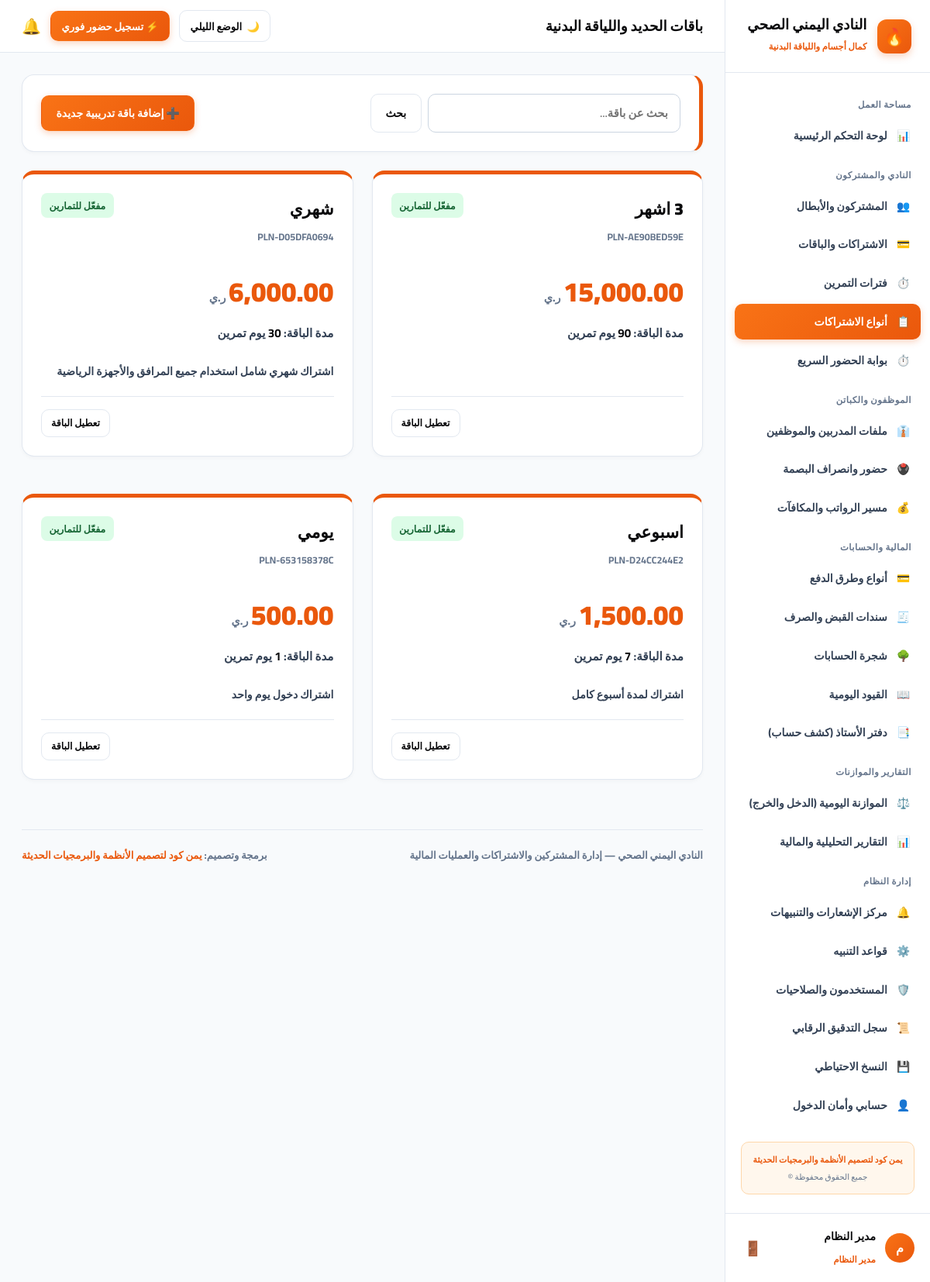
Screenshot of /subscriptions/plans (signed in) with the database file from the repository.
### app/models.py (models this page shows, shortened)
class User(UserMixin, db.Model):
    __tablename__ = "users"
    id = db.Column(db.Integer, primary_key=True)
    username = db.Column(db.String(80), unique=True, nullable=False)
    password_hash = db.Column(db.String(255), nullable=False)
    full_name = db.Column(db.String(120), nullable=False)
    role_name = db.Column(db.String(50), default="مدير النظام")
    is_active = db.Column(db.Boolean, default=True)
    created_at = db.Column(db.DateTime, default=datetime.utcnow)

class Plan(db.Model):
    __tablename__ = "plans"
    id = db.Column(db.Integer, primary_key=True)
    plan_code = db.Column(db.String(50), unique=True, nullable=False)
    name = db.Column(db.String(100), nullable=False)
    duration_days = db.Column(db.Integer, nullable=False)
    price = db.Column(db.Float, default=0.0)
    description = db.Column(db.Text, nullable=True)
    is_active = db.Column(db.Boolean, default=True)

### app/routes/subscriptions.py (the view, shortened to what this page needs)
@subscriptions_bp.route("/plans", methods=["GET", "POST"])
@login_required
def plans():
    q = request.args.get("q", "").strip()
    query = Plan.query
    if q:
        query = query.filter(Plan.name.contains(q))
    all_plans = query.order_by(Plan.id.desc()).all()
    return render_template("subscriptions/plans.html", plans=all_plans, q=q)

### app/templates/subscriptions/plans.html (shortened to what this page needs)
{% extends "base.html" %}
{% block header_title %}باقات الحديد واللياقة البدنية{% endblock %}
{% block content %}
<div class="card" style="display: flex; justify-content: space-between; align-items: center; flex-wrap: wrap; gap: 1rem; border-right: 5px solid var(--primary);">
  <form method="GET" action="{{ url_for('subscriptions.plans') }}" style="display: flex; gap: 0.5rem; flex: 1; max-width: 400px;">
    <input type="text" name="q" value="{{ q }}" placeholder="بحث عن باقة..." class="form-control">
    <button type="submit" class="btn btn-secondary">بحث</button>
  </form>
  <button type="button" class="btn btn-primary" onclick="openModal('addPlanModal')">
    ➕ إضافة باقة تدريبية جديدة
  </button>
</div>
<div style="display: grid; grid-template-columns: repeat(auto-fit, minmax(290px, 1fr)); gap: 1.5rem;">
  {% for p in plans %}
  <div class="card" style="display: flex; flex-direction: column; justify-content: space-between; border-top: 5px solid {% if p.is_active %}var(--primary){% else %}var(--text-caption){% endif %}; position: relative; overflow: hidden;">
    <div>
      <div style="display: flex; justify-content: space-between; align-items: flex-start; margin-bottom: 0.85rem;">
        <div>
          <h3 style="margin: 0; font-size: 1.35rem; font-weight: 900; color: var(--text-main);">{{ p.name }}</h3>
          <code style="font-size: 0.78rem; font-weight: 700; color: var(--text-caption);">{{ p.plan_code }}</code>
        </div>
        <div>
          {% if p.is_active %}
            <span class="badge badge-success">مفعّل للتمارين</span>
          {% else %}
            <span class="badge badge-danger">معطل</span>
          {% endif %}
        </div>
      </div>
      <div style="margin: 1.5rem 0;">
        <span style="font-size: 2.2rem; font-weight: 900; color: var(--primary);">{{ "{:,.2f}".format(p.price) }}</span>
        <span style="font-size: 0.9rem; font-weight: 800; color: var(--text-caption);">ر.ي</span>
        <div style="margin-top: 0.4rem; font-size: 0.95rem; font-weight: 700; color: var(--text-muted);">
          مدة الباقة: <strong style="color: var(--text-main);">{{ p.duration_days }}</strong> يوم تمرين
        </div>
      </div>
      {% if p.description %}
      <p style="font-size: 0.88rem; color: var(--text-muted); line-height: 1.6; margin: 0 0 1.25rem 0; font-weight: 600;">
        {{ p.description }}
      </p>
      {% endif %}
    </div>
    <div style="padding-top: 1rem; border-top: 1.5px solid var(--card-border); display: flex; justify-content: flex-end; gap: 0.5rem;">
      <form method="POST" action="{{ url_for('subscriptions.toggle_plan', plan_id=p.id) }}">
        <button type="submit" class="btn btn-secondary" style="font-size: 0.78rem; padding: 0.35rem 0.75rem;">
          {% if p.is_active %}تعطيل الباقة{% else %}تفعيل الباقة{% endif %}
        </button>
      </form>
    </div>
  </div>
  {% else %}
  <div class="card" style="grid-column: 1 / -1; text-align: center; color: var(--text-caption); padding: 3rem; font-weight: 700;">
    لا توجد باقات اشتراك مضافة حتى الآن.
  </div>
  {% endfor %}
</div>
{% endblock %}

### app/templates/base.html (shortened to what this page needs)
<!doctype html>
<html lang="ar" dir="rtl" data-theme="light">
<head>
  <link rel="stylesheet" href="{{ url_for('static', filename='css/theme-iron.css') }}">
</head>
<body>
  <div class="layout-root">
    <aside class="sidebar">
      <a href="{{ url_for('dashboard.index') }}" class="sidebar-brand">
        <div class="brand-icon">🔥</div>
        <div>
          <strong style="font-size: 1.15rem; display: block; line-height: 1.25; font-weight: 900;">النادي اليمني الصحي</strong>
          <span style="font-size: 0.72rem; color: var(--primary); font-weight: 800;">كمال أجسام واللياقة البدنية</span>
        </div>
      </a>
      <div class="sidebar-nav">
        <div class="nav-group-title">مساحة العمل</div>
        <a href="{{ url_for('dashboard.index') }}" class="nav-link {% if request.path == '/dashboard/' %}active{% endif %}">
          <span>📊</span>
          <span>لوحة التحكم الرئيسية</span>
        </a>
        <div class="nav-group-title">النادي والمشتركون</div>
        <a href="{{ url_for('members.index') }}" class="nav-link {% if '/members' in request.path %}active{% endif %}">
          <span>👥</span>
          <span>المشتركون والأبطال</span>
        </a>
        <a href="{{ url_for('subscriptions.index') }}" class="nav-link {% if request.path == '/subscriptions/' %}active{% endif %}">
          <span>💳</span>
          <span>الاشتراكات والباقات</span>
        </a>
        <a href="{{ url_for('shifts.index') }}" class="nav-link {% if '/shifts' in request.path %}active{% endif %}">
          <span>⏱️</span>
          <span>فترات التمرين</span>
        </a>
        <a href="{{ url_for('subscriptions.plans') }}" class="nav-link {% if '/subscriptions/plans' in request.path %}active{% endif %}">
          <span>📋</span>
          <span>أنواع الاشتراكات</span>
        </a>
        <a href="{{ url_for('attendance.index') }}" class="nav-link {% if '/member-attendance' in request.path %}active{% endif %}">
          <span>⏱️</span>
          <span>بوابة الحضور السريع</span>
        </a>
        <div class="nav-group-title">الموظفون والكباتن</div>
        <a href="{{ url_for('employees.index') }}" class="nav-link {% if request.path == '/employees/' %}active{% endif %}">
          <span>👔</span>
          <span>ملفات المدربين والموظفين</span>
        </a>
        <a href="{{ url_for('employees.attendance') }}" class="nav-link {% if '/employees/attendance' in request.path %}active{% endif %}">
          <span>🖲️</span>
          <span>حضور وانصراف البصمة</span>
        </a>
        <a href="{{ url_for('employees.payroll') }}" class="nav-link {% if '/employees/payroll' in request.path %}active{% endif %}">
          <span>💰</span>
          <span>مسير الرواتب والمكافآت</span>
        </a>
        <div class="nav-group-title">المالية والحسابات</div>
        <a href="{{ url_for('payments.methods') }}" class="nav-link {% if '/payments/methods' in request.path %}active{% endif %}">
          <span>💳</span>
          <span>أنواع وطرق الدفع</span>
        </a>
        <a href="{{ url_for('accounting.vouchers') }}" class="nav-link {% if '/accounting/vouchers' in request.path %}active{% endif %}">
          <span>🧾</span>
          <span>سندات القبض والصرف</span>
        </a>
        <a href="{{ url_for('accounting.accounts') }}" class="nav-link {% if '/accounting/accounts' in request.path %}active{% endif %}">
          <span>🌳</span>
          <span>شجرة الحسابات</span>
        </a>
        <a href="{{ url_for('accounting.journal') }}" class="nav-link {% if '/accounting/journal' in request.path %}active{% endif %}">
          <span>📖</span>
          <span>القيود اليومية</span>
        </a>
        <a href="{{ url_for('accounting.ledger') }}" class="nav-link {% if '/accounting/ledger' in request.path %}active{% endif %}">
          <span>📑</span>
          <span>دفتر الأستاذ (كشف حساب)</span>
        </a>
        <div class="nav-group-title">التقارير والموازنات</div>
        <a href="{{ url_for('reports.daily_balance') }}" class="nav-link {% if '/reports/daily-balance' in request.path %}active{% endif %}">
          <span>⚖️</span>
          <span>الموازنة اليومية (الدخل والخرج)</span>
        </a>
        <a href="{{ url_for('reports.index') }}" class="nav-link {% if request.path == '/reports/' %}active{% endif %}">
          <span>📊</span>
          <span>التقارير التحليلية والمالية</span>
        </a>
        <div class="nav-group-title">إدارة النظام</div>
        <a href="{{ url_for('notifications.index') }}" class="nav-link {% if request.path == '/notifications/' %}active{% endif %}">
          <span>🔔</span>
          <span>مركز الإشعارات والتنبيهات</span>
        </a>
        <a href="{{ url_for('notifications.rules') }}" class="nav-link {% if '/notifications/rules' in request.path %}active{% endif %}">
          <span>⚙️</span>
          <span>قواعد التنبيه</span>
        </a>
        <a href="{{ url_for('auth.users') }}" class="nav-link {% if '/auth/users' in request.path %}active{% endif %}">
          <span>🛡️</span>
          <span>المستخدمون والصلاحيات</span>
        </a>
        <a href="{{ url_for('system.audit') }}" class="nav-link {% if '/system/audit' in request.path %}active{% endif %}">
          <span>📜</span>
          <span>سجل التدقيق الرقابي</span>
        </a>
        <a href="{{ url_for('system.backup') }}" class="nav-link {% if '/system/backup' in request.path %}active{% endif %}">
          <span>💾</span>
          <span>النسخ الاحتياطي</span>
        </a>
        <a href="{{ url_for('auth.profile') }}" class="nav-link {% if '/auth/profile' in request.path %}active{% endif %}">
          <span>👤</span>
          <span>حسابي وأمان الدخول</span>
        </a>
        <div style="margin: 1.5rem 0.5rem 0.5rem 0.5rem; padding: 0.75rem; background: var(--badge-fire-bg); border: 1px solid var(--badge-fire-border); border-radius: 10px; text-align: center;">
          <span style="display: block; font-size: 0.68rem; font-weight: 800; color: var(--primary);">يمن كود لتصميم الأنظمة والبرمجيات الحديثة</span>
          <span style="display: block; font-size: 0.65rem; color: var(--text-caption); margin-top: 2px;">جميع الحقوق محفوظة ©</span>
        </div>
      </div>
      <div class="sidebar-user">
        <div class="user-info">
          <div class="user-avatar">{{ current_user.full_name[0] if current_user.is_authenticated else 'م' }}</div>
          <div>
            <strong style="font-size: 0.88rem; display: block; font-weight: 900;">{{ current_user.full_name if current_user.is_authenticated else 'مستخدم' }}</strong>
            <span style="font-size: 0.72rem; color: var(--primary); font-weight: 800;">{{ current_user.role_name if current_user.is_authenticated else 'مدير النادي' }}</span>
          </div>
        </div>
        <form method="POST" action="{{ url_for('auth.logout') }}">
          <button type="submit" title="تسجيل الخروج" style="background: none; border: none; cursor: pointer; color: var(--text-caption); font-size: 1.15rem; padding: 4px;">
            🚪
          </button>
        </form>
      </div>
    </aside>
    <div class="main-wrapper">
      <header class="topbar">
        <div>
          <h1 style="font-size: 1.15rem; margin: 0; font-weight: 900; color: var(--text-main);">
            {% block header_title %}النادي اليمني الصحي · نظام إدارة الصالة والأنشطة الرياضية{% endblock %}
          </h1>
        </div>
        <div style="display: flex; align-items: center; gap: 0.75rem;">
          <button type="button" class="theme-switch-btn" id="themeToggleBtn" onclick="toggleTheme()" title="التبديل بين الوضع الليلي والنهاري">
            <span id="themeBtnIcon">🌙</span>
            <span id="themeBtnText">الوضع الليلي</span>
          </button>
          <a href="{{ url_for('attendance.index') }}" class="btn btn-primary" style="font-size: 0.82rem; padding: 0.4rem 0.85rem;">
            ⚡ تسجيل حضور فوري
          </a>
          <a href="{{ url_for('notifications.index') }}" title="الإشعارات" style="text-decoration: none; font-size: 1.25rem; position: relative;">
            🔔
          </a>
        </div>
      </header>
      <main class="content-area">
        {% block content %}{% endblock %}
        <footer style="margin-top: 2.5rem; padding-top: 1.25rem; border-top: 1.5px solid var(--card-border); display: flex; justify-content: space-between; align-items: center; flex-wrap: wrap; gap: 0.75rem; font-size: 0.82rem; color: var(--text-caption); font-weight: 700;">
          <div>
            <strong>النادي اليمني الصحي</strong> — إدارة المشتركين والاشتراكات والعمليات المالية
          </div>
          <div>
            برمجة وتصميم: <strong style="color: var(--primary);">يمن كود لتصميم الأنظمة والبرمجيات الحديثة</strong>
          </div>
        </footer>
      </main>
    </div>
  </div>
</body>
</html>

### rows the page displays
User: is_active+full_name "م", is_active+full_name "مدير النظام", is_active+role_name "مدير النظام"
Plan: name "3 اشهر", plan_code "PLN-AE90BED59E", is_active "مفعّل للتمارين", price "15,000.00", duration_days "90"
Plan: name "شهري", plan_code "PLN-D05DFA0694", is_active "مفعّل للتمارين", price "6,000.00", duration_days "30", description "اشتراك شهري شامل استخدام جميع المرافق والأجهزة الرياضية"
Plan: name "اسبوعي", plan_code "PLN-D24CC244E2", is_active "مفعّل للتمارين", price "1,500.00", duration_days "7", description "اشتراك لمدة أسبوع كامل"
Plan: name "يومي", plan_code "PLN-653158378C", is_active "مفعّل للتمارين", price "500.00", duration_days "1", description "اشتراك دخول يوم واحد"
